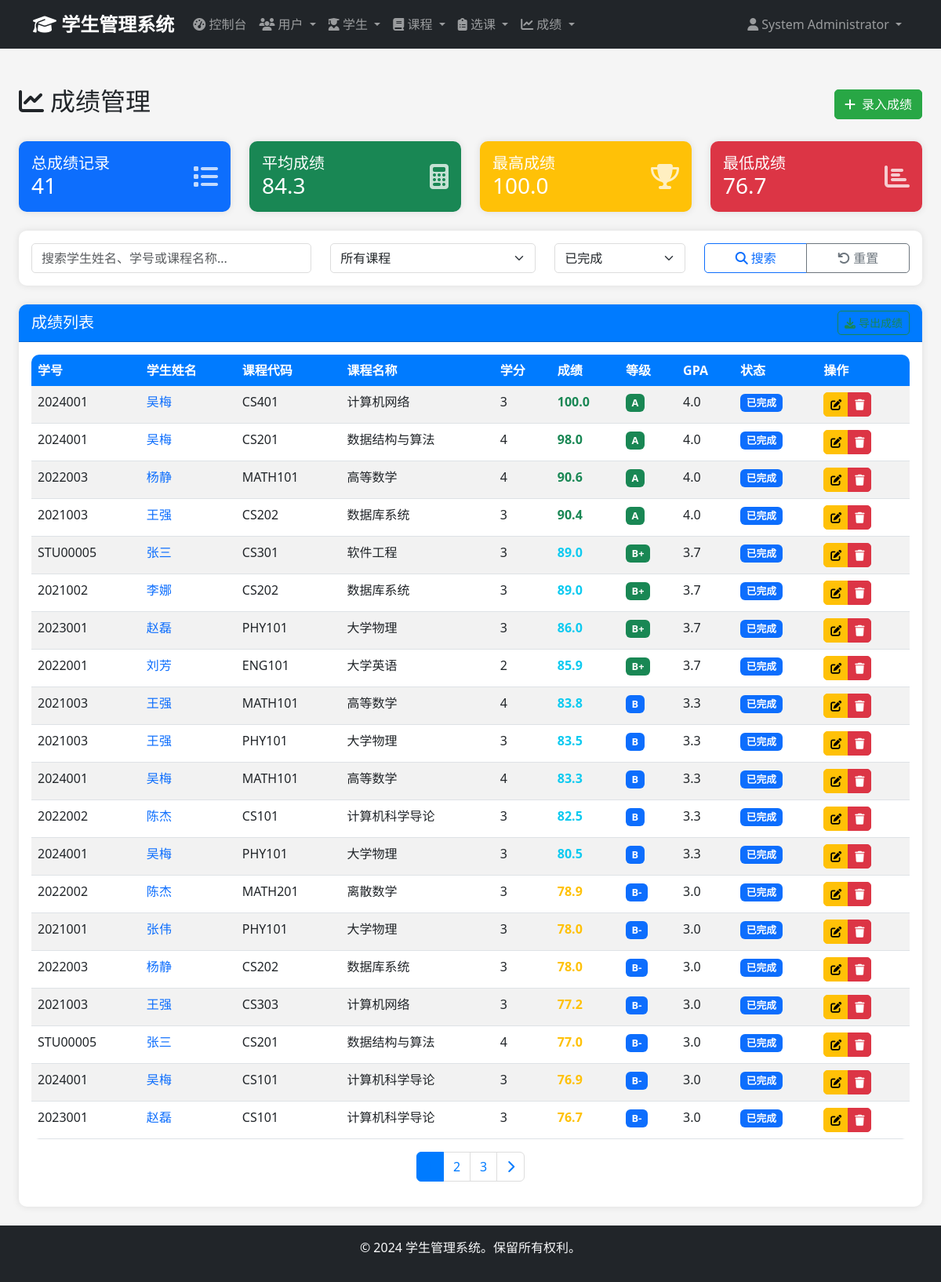
The page /admin/grades (signed in) on the database as committed earlier.
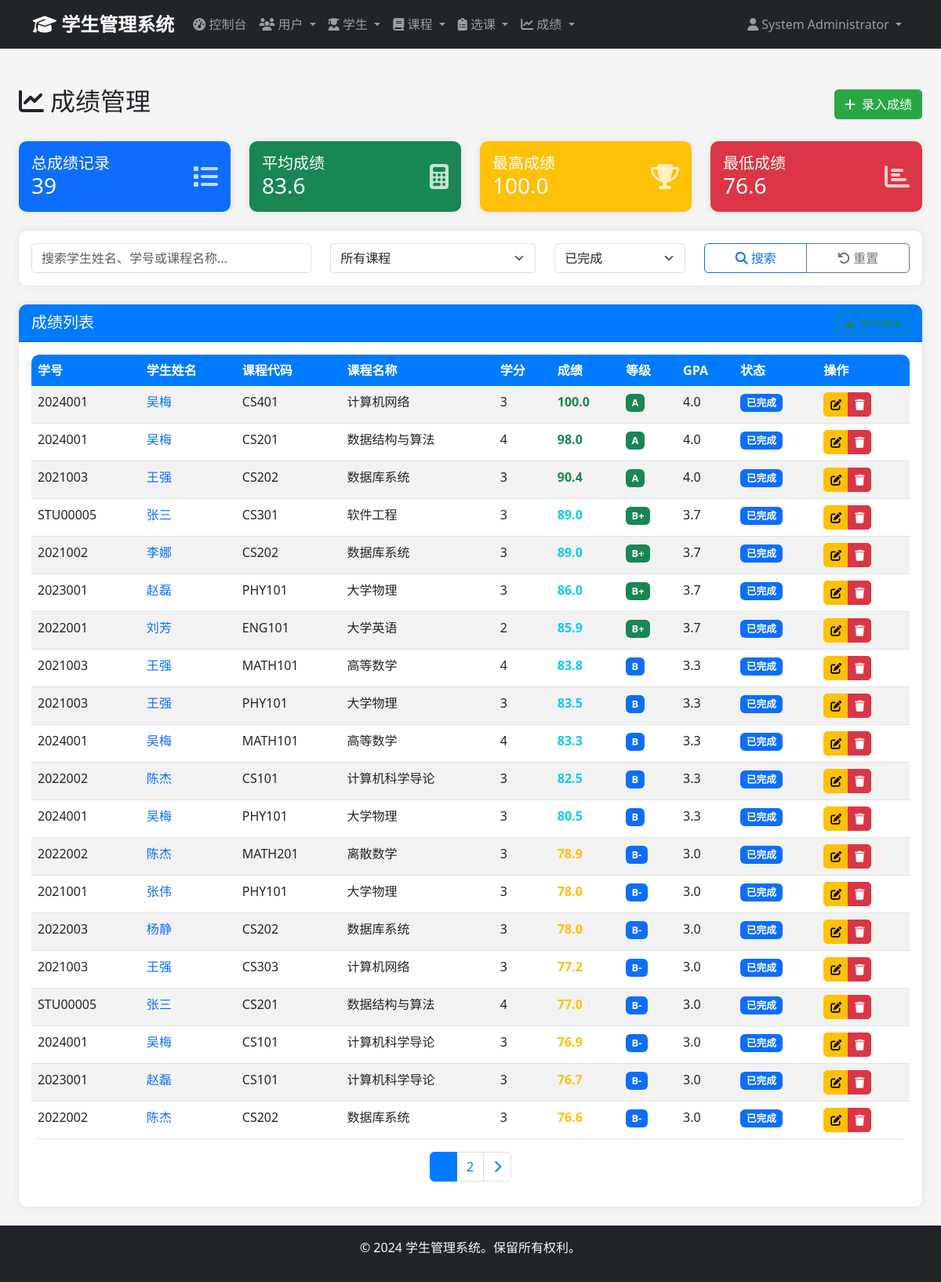
The same page on the database as committed later.
### app/models/enrollment.py (models this page shows, shortened)
class Enrollment(db.Model):
    __tablename__ = 'enrollments'
    id = db.Column(db.Integer, primary_key=True)
    student_id = db.Column(db.Integer, db.ForeignKey('students.id'), nullable=False)
    course_id = db.Column(db.Integer, db.ForeignKey('courses.id'), nullable=False)
    enrollment_date = db.Column(db.Date, nullable=False, default=date.today)
    status = db.Column(db.Enum('enrolled', 'completed', 'dropped', 'withdrawn', name='enrollment_status'),
                       default='enrolled')
    grade = db.Column(db.Numeric(5, 2))
    created_at = db.Column(db.DateTime, default=datetime.utcnow)
    updated_at = db.Column(db.DateTime, default=datetime.utcnow, onupdate=datetime.utcnow)
    __table_args__ = (db.UniqueConstraint('student_id', 'course_id', name='unique_enrollment'),)

### app/models/student.py (models this page shows, shortened)
class Student(db.Model):
    __tablename__ = 'students'
    id = db.Column(db.Integer, primary_key=True)
    student_id = db.Column(db.String(20), unique=True, nullable=False)
    first_name = db.Column(db.String(50), nullable=False)
    last_name = db.Column(db.String(50), nullable=False)
    birth_date = db.Column(db.Date)
    gender = db.Column(db.Enum('Male', 'Female', 'Other', name='gender'))
    email = db.Column(db.String(100), unique=True, nullable=False)
    phone = db.Column(db.String(20))
    address = db.Column(db.Text)
    major = db.Column(db.String(100))
    enrollment_year = db.Column(db.Integer)
    created_at = db.Column(db.DateTime, default=datetime.utcnow)
    updated_at = db.Column(db.DateTime, default=datetime.utcnow, onupdate=datetime.utcnow)
    enrollments = db.relationship('Enrollment', backref='student', lazy='dynamic', cascade='all, delete-orphan')

### app/models/course.py (models this page shows, shortened)
class Course(db.Model):
    __tablename__ = 'courses'
    id = db.Column(db.Integer, primary_key=True)
    course_code = db.Column(db.String(20), unique=True, nullable=False)
    course_name = db.Column(db.String(100), nullable=False)
    description = db.Column(db.Text)
    credits = db.Column(db.Integer, nullable=False, default=3)
    department = db.Column(db.String(100))
    instructor = db.Column(db.String(100))
    created_at = db.Column(db.DateTime, default=datetime.utcnow)
    updated_at = db.Column(db.DateTime, default=datetime.utcnow, onupdate=datetime.utcnow)
    enrollments = db.relationship('Enrollment', backref='course', lazy='dynamic', cascade='all, delete-orphan')

### app/views/admin.py (the view, shortened to what this page needs)
@admin_bp.route('/grades')
@login_required
@admin_required
def grades():
    page = request.args.get('page', 1, type=int)
    search = request.args.get('search', '')
    course_filter = request.args.get('course', '')
    status_filter = request.args.get('status', 'completed')
    query = Enrollment.query.join(Student).join(Course)
    query = query.filter(Enrollment.grade.isnot(None))
    if course_filter:
        query = query.filter(Course.id == course_filter)
    if status_filter:
        query = query.filter(Enrollment.status == status_filter)
    enrollments = query.order_by(Enrollment.grade.desc()).paginate(
        page=page,
        per_page=20,
        error_out=False
    )
    courses = Course.query.order_by(Course.course_name).all()
    return render_template('admin/grades/index.html',
                         enrollments=enrollments,
                         search=search,
                         course_filter=course_filter,
                         status_filter=status_filter,
                         courses=courses)

### app/models/user.py (called while the page is built)
    def is_admin(self):
        return self.role == 'admin'

### app/views/auth.py (called while the page is built)
def admin_required(f):
    @wraps(f)
    def decorated_function(*args, **kwargs):
        if not current_user.is_authenticated or not current_user.is_admin():
            flash('访问被拒绝。需要管理员权限。', 'error')
            return redirect(url_for('auth.login'))
        return f(*args, **kwargs)
    return decorated_function

### app/templates/admin/grades/index.html (shortened to what the changed rows need)
{% extends "base.html" %}
{% block content %}
<div class="container-fluid mt-4">
    <div class="d-flex justify-content-between align-items-center mb-4">
        <div class="d-flex align-items-center">
            <h2>
                <i class="fas fa-chart-line me-2"></i>成绩管理
            </h2>
        </div>
    </div>
    <div class="row mb-4">
        <div class="col-md-3">
            <div class="card bg-primary text-white">
                <div class="card-body">
                    <div class="d-flex align-items-center">
                        <div class="flex-grow-1">
                            <h5 class="card-title mb-0">总成绩记录</h5>
                            <h3 class="mb-0">{{ enrollments.total }}</h3>
                        </div>
                    </div>
                </div>
            </div>
        </div>
        <div class="col-md-3">
            <div class="card bg-success text-white">
                <div class="card-body">
                    <div class="d-flex align-items-center">
                        <div class="flex-grow-1">
                            <h5 class="card-title mb-0">平均成绩</h5>
                            <h3 class="mb-0">
                                {% set grades = enrollments.items | selectattr('grade') | map(attribute='grade') | list %}
                                {% if grades %}
                                    {{ "%.1f"|format(grades | sum / grades | length) }}
                                {% else %}
                                    0
                                {% endif %}
                            </h3>
                        </div>
                    </div>
                </div>
            </div>
        </div>
                                {% set grades = enrollments.items | selectattr('grade') | map(attribute='grade') | list %}
        <div class="col-md-3">
            <div class="card bg-danger text-white">
                <div class="card-body">
                    <div class="d-flex align-items-center">
                        <div class="flex-grow-1">
                            <h5 class="card-title mb-0">最低成绩</h5>
                            <h3 class="mb-0">
                                {% set grades = enrollments.items | selectattr('grade') | map(attribute='grade') | list %}
                                {% if grades %}
                                    {{ "%.1f"|format(grades | min) }}
                                {% else %}
                                    0
                                {% endif %}
                            </h3>
                        </div>
                    </div>
                </div>
            </div>
        </div>
    </div>
    <div class="card">
        <div class="card-body">
            {% if enrollments %}
            <div class="table-responsive">
                <table class="table table-striped table-hover">
                    <thead class="table-dark">
                        <tr>
                            <th>学号</th>
                            <th>学生姓名</th>
                            <th>课程代码</th>
                            <th>课程名称</th>
                            <th>学分</th>
                            <th>成绩</th>
                            <th>等级</th>
                            <th>GPA</th>
                            <th>状态</th>
                            <th>操作</th>
                        </tr>
                    </thead>
                    <tbody>
                        {% for enrollment in enrollments %}
                        <tr>
                            <td>{{ enrollment.student.student_id }}</td>
                            <td>
                                <a href="#" class="text-decoration-none">
                                    {{ enrollment.student.first_name }}{{ enrollment.student.last_name }}
                                </a>
                            </td>
                            <td>{{ enrollment.course.course_code }}</td>
                            <td>{{ enrollment.course.course_name }}</td>
                            <td>{{ enrollment.course.credits }}</td>
                            <td>
                                <span class="fw-bold {% if enrollment.grade >= 90 %}text-success{% elif enrollment.grade >= 80 %}text-info{% elif enrollment.grade >= 70 %}text-warning{% else %}text-danger{% endif %}">
                                    {{ "%.1f"|format(enrollment.grade) }}
                                </span>
                            </td>
                            <td>
                                {% if enrollment.grade >= 90 %}
                                    <span class="badge bg-success">A</span>
                                {% elif enrollment.grade >= 85 %}
                                    <span class="badge bg-success">B+</span>
                                {% elif enrollment.grade >= 80 %}
                                    <span class="badge bg-primary">B</span>
                                {% elif enrollment.grade >= 75 %}
                                    <span class="badge bg-primary">B-</span>
                                {% elif enrollment.grade >= 70 %}
                                    <span class="badge bg-warning">C+</span>
                                {% elif enrollment.grade >= 65 %}
                                    <span class="badge bg-warning">C</span>
                                {% elif enrollment.grade >= 60 %}
                                    <span class="badge bg-warning">C-</span>
                                {% else %}
                                    <span class="badge bg-danger">F</span>
                                {% endif %}
                            </td>
                            <td>
                                {% if enrollment.grade >= 90 %}
                                    4.0
                                {% elif enrollment.grade >= 85 %}
                                    3.7
                                {% elif enrollment.grade >= 80 %}
                                    3.3
                                {% elif enrollment.grade >= 75 %}
                                    3.0
                                {% elif enrollment.grade >= 70 %}
                                    2.7
                                {% elif enrollment.grade >= 65 %}
                                    2.3
                                {% elif enrollment.grade >= 60 %}
                                    2.0
                                {% else %}
                                    0
                                {% endif %}
                            </td>
                            <td>
                                {% if enrollment.status == 'completed' %}
                                    <span class="badge bg-primary">已完成</span>
                                {% elif enrollment.status == 'enrolled' %}
                                    <span class="badge bg-success">进行中</span>
                                {% else %}
                                    <span class="badge bg-danger">已退课</span>
                                {% endif %}
                            </td>
                            <td>
                                <div class="btn-group" role="group">
                                    <a href="{{ url_for('admin.edit_enrollment', enrollment_id=enrollment.id) }}"
                                       class="btn btn-sm btn-warning" title="编辑成绩">
                                        <i class="fas fa-edit"></i>
                                    </a>
                                    <button type="button" class="btn btn-sm btn-danger delete-grade"
                                            data-id="{{ enrollment.id }}"
                                            data-student="{{ enrollment.student.first_name }}{{ enrollment.student.last_name }}"
                                            data-course="{{ enrollment.course.course_name }}"
                                            data-grade="{{ "%.1f"|format(enrollment.grade) }}"
                                            title="删除成绩">
                                        <i class="fas fa-trash"></i>
                                    </button>
                                </div>
                            </td>
                        </tr>
                        {% endfor %}
                    </tbody>
                </table>
            </div>
            {% if enrollments.pages > 1 %}
            <nav aria-label="成绩列表分页">
                <ul class="pagination justify-content-center">
                    {% for page_num in enrollments.iter_pages() %}
                        {% if page_num %}
                            {% if page_num != enrollments.page %}
                            <li class="page-item">
                                <a class="page-link" href="{{ url_for('admin.grades', page=page_num, search=search, course=course_filter, status=status_filter) }}">
                                    {{ page_num }}
                                </a>
                            </li>
                            {% else %}
                            <li class="page-item active">
                                <span class="page-link">{{ page_num }}</span>
                            </li>
                            {% endif %}
                        {% else %}
                        <li class="page-item disabled">
                            <span class="page-link">...</span>
                        </li>
                        {% endif %}
                    {% endfor %}
                </ul>
            </nav>
            {% endif %}
            {% endif %}
        </div>
    </div>
</div>
{% endblock %}

Rows that differ between the two databases and show on the page:
no longer on this page (row edited): Enrollment: student.student_id "2022003", student.first_name "杨", student.last_name "静", course.course_code "MATH101", course.course_name "高等数学", course.credits "4", grade "90.6", shows "4.0", status "已完成"
now on this page (row unchanged): Enrollment: student.student_id "2022002", student.first_name "陈", student.last_name "杰", course.course_code "CS202", course.course_name "数据库系统", course.credits "3", grade "76.6", shows "B-", shows "3.0", status "已完成"
Other text that changed with them:
{{ enrollments.total }}: "41" → "39"
{{ "%.1f"|format(grades | sum / grades | length) }}: "84.3" → "83.6"
{{ "%.1f"|format(grades | min) }}: "76.7" → "76.6"
list line gone: "3"
